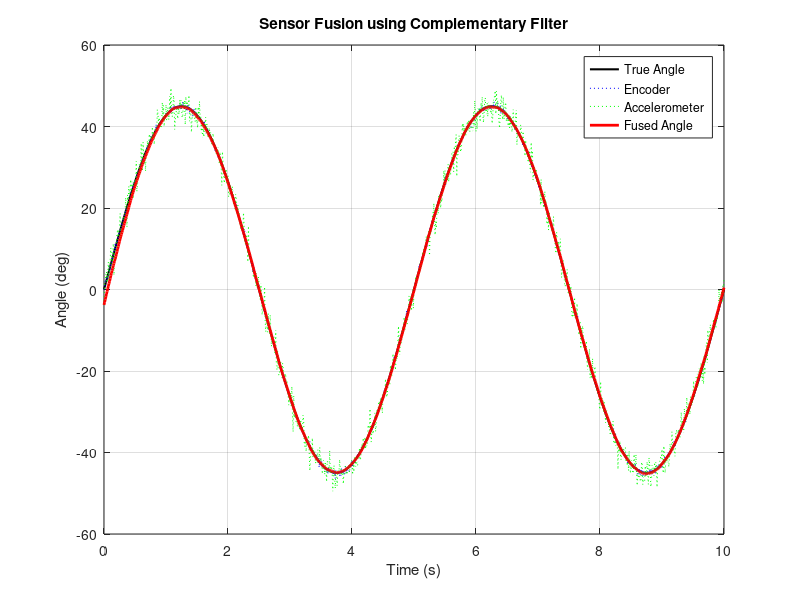

This figure's MATLAB source:

% Sensor Fusion Step 2: Complementary Filter
clear; clc; close all;

%% Parameters
fs = 100;               % Sampling frequency (Hz)
T = 10;                 % Duration (seconds)
t = 0:1/fs:T;           % Time vector

% True angle signal (sine wave motion)
true_angle = 45 * sin(2 * pi * 0.2 * t);  % +/-45 degrees

%% Simulate Encoder
encoder_resolution = 1024;
quantization = 360 / encoder_resolution;
encoder_noise = 0.5 * randn(size(t));
encoder_reading = round((true_angle + encoder_noise) / quantization) * quantization;

%% Simulate Gyroscope
gyro_bias = 0.2;
gyro_noise = 0.5 * randn(size(t));
gyro_rate = [0, diff(true_angle)*fs];
gyro_reading = gyro_rate + gyro_bias + gyro_noise;

%% Simulate Accelerometer
accel_noise = 2 * randn(size(t));
accel_reading = true_angle + accel_noise;

%% Complementary Filter Fusion
alpha = 0.98;  % Gyro weight (close to 1 means rely more on gyro)
fused_angle = zeros(size(t));
fused_angle(1) = accel_reading(1);  % initialize from accelerometer

for i = 2:length(t)
    gyro_angle = fused_angle(i-1) + gyro_reading(i) * (1/fs);  % integrate gyro
    fused_angle(i) = alpha * gyro_angle + (1 - alpha) * accel_reading(i);  % fuse with accel
end

%% Plot Results
figure('Name', 'Complementary Filter Sensor Fusion');
plot(t, true_angle, 'k', 'LineWidth', 1.5); hold on;
plot(t, encoder_reading, 'b:');
plot(t, accel_reading, 'g:');
plot(t, fused_angle, 'r', 'LineWidth', 2);
legend('True Angle', 'Encoder', 'Accelerometer', 'Fused Angle');
xlabel('Time (s)');
ylabel('Angle (deg)');
title('Sensor Fusion using Complementary Filter');
grid on;
